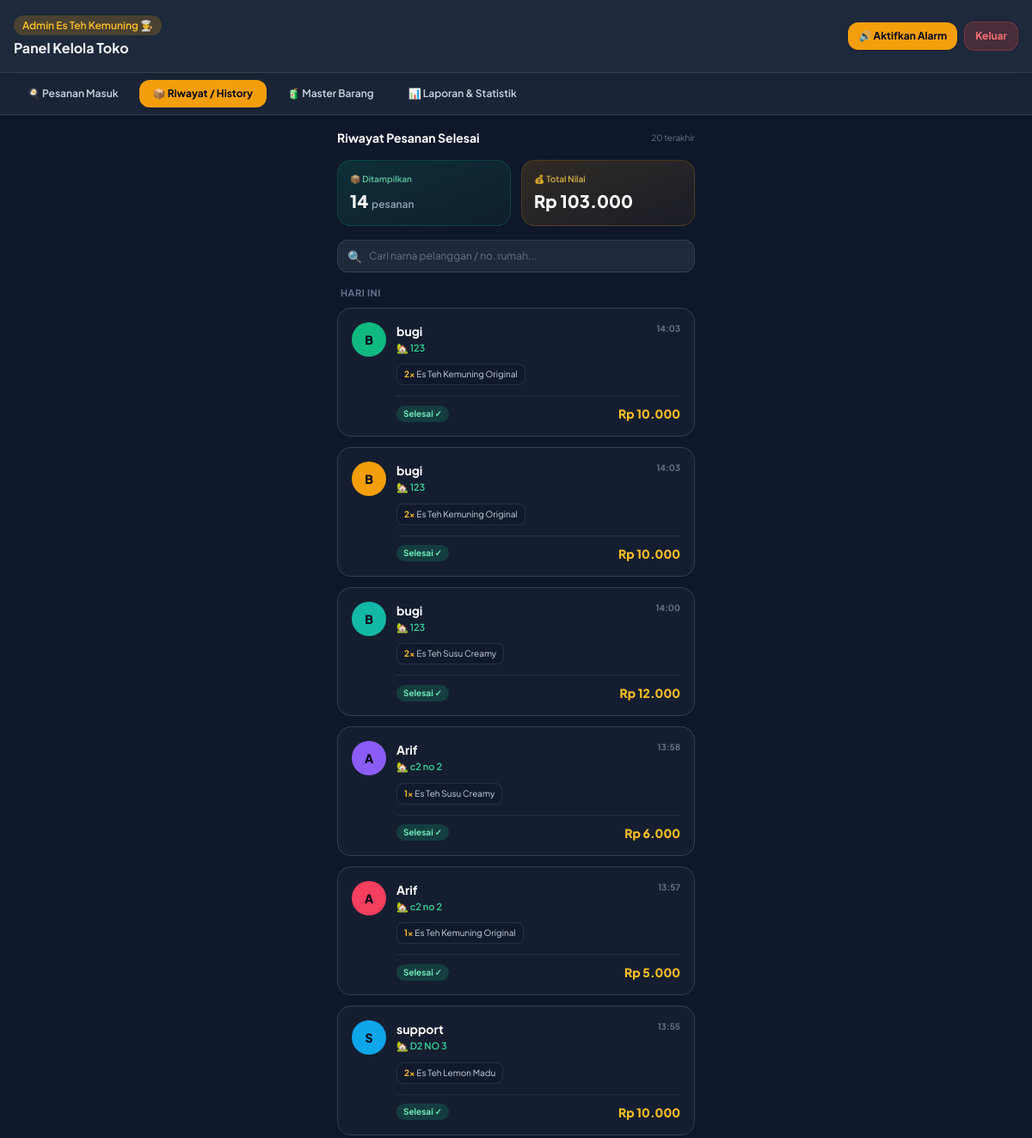
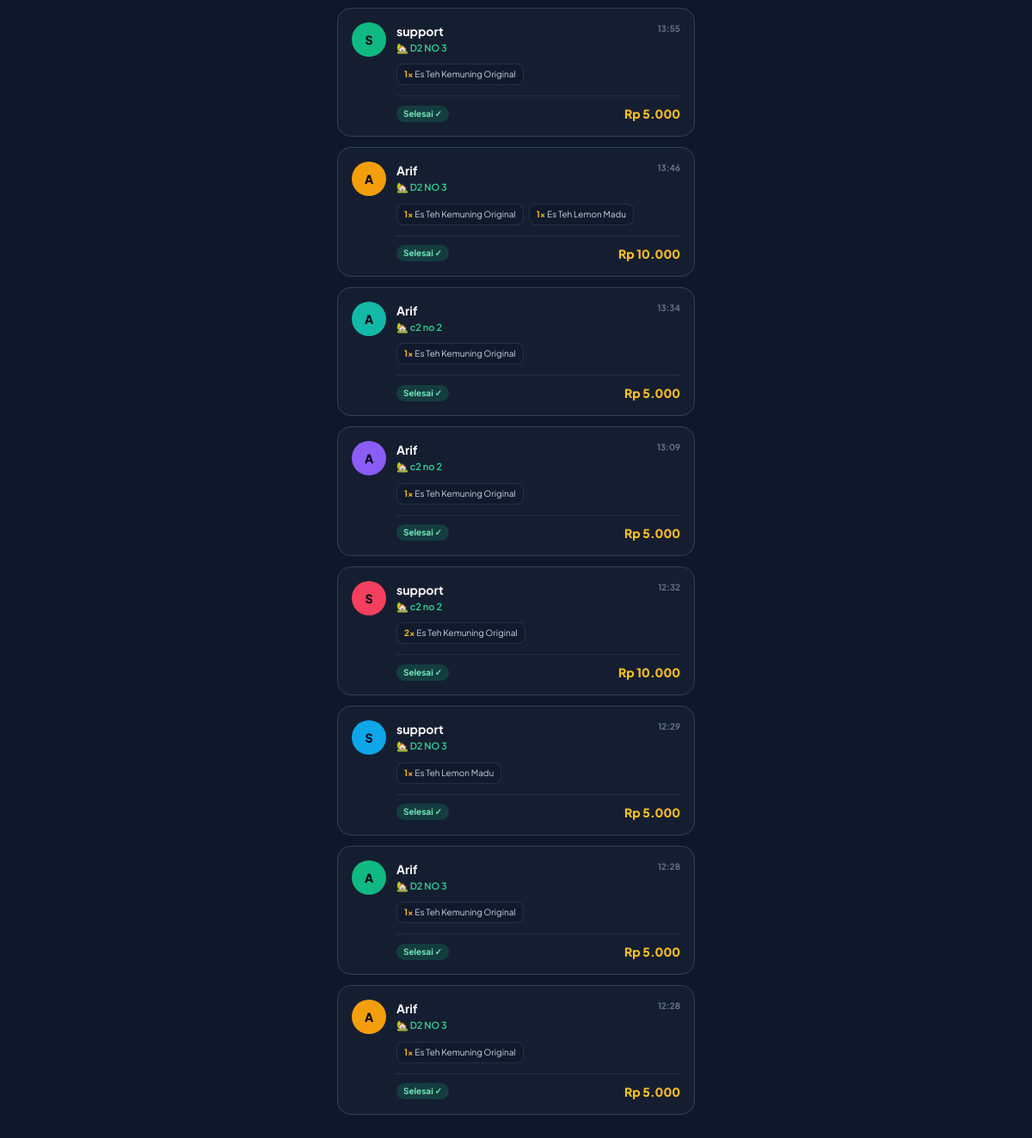
Page /admin.php?tab=history (signed in) on the earlier database version (2 pictures, top to bottom).
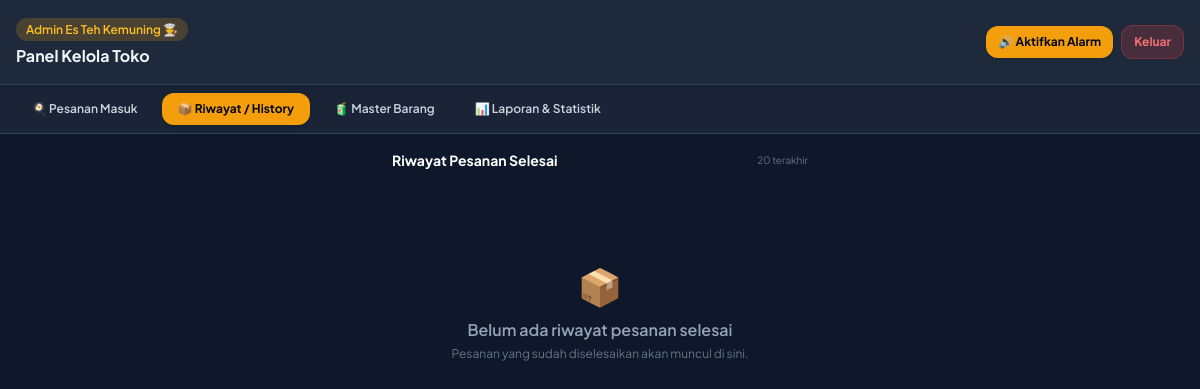
Same page on the later database version.
### tables this page shows
CREATE TABLE pesanan (
    id INTEGER PRIMARY KEY AUTOINCREMENT,
    nama_pembeli TEXT,
    no_rumah TEXT,
    no_hp TEXT,
    total INTEGER,
    status TEXT DEFAULT 'Pending',
    waktu DATETIME DEFAULT CURRENT_TIMESTAMP
, catatan TEXT);

CREATE TABLE detail_pesanan (
    id INTEGER PRIMARY KEY AUTOINCREMENT,
    pesanan_id INTEGER,
    nama_menu TEXT,
    jumlah INTEGER,
    subtotal INTEGER
);

### admin.php (the view, shortened to what this page needs)
<?php
function waktuTampil($waktuMentah) {
    $ts = strtotime($waktuMentah);
    return $ts + SELISIH_JAM_WAKTU;
}
include 'koneksi.php';
$tab = isset($_GET['tab']) ? $_GET['tab'] : 'pesanan';
?>
<!DOCTYPE html>
<html lang="id">
<head>
    <script src="https://cdn.tailwindcss.com"></script>
</head>
<body class="bg-slate-900 text-slate-100 pb-24">
    <header class="bg-slate-800 p-4 border-b border-slate-700 sticky top-0 z-20 flex justify-between items-center shadow-md">
        <div>
            <span class="text-xs bg-amber-500/20 text-amber-400 px-2.5 py-1 rounded-full font-semibold">Admin Es Teh Kemuning 👨‍🍳</span>
            <h1 class="text-base font-bold mt-1">Panel Kelola Toko</h1>
        </div>
        <div class="flex items-center gap-2">
            <button onclick="aktifkanAudio()" id="btn-audio" class="bg-amber-500 hover:bg-amber-600 text-slate-950 text-xs font-bold px-3 py-2 rounded-xl shadow transition animate-bounce cursor-pointer">
                🔊 Aktifkan Alarm
            </button>
            <a href="logout.php" onclick="sessionStorage.clear()" class="bg-red-500/20 text-red-400 border border-red-500/30 text-xs font-bold px-3 py-2 rounded-xl">Keluar</a>
        </div>
    </header>
    <nav class="bg-slate-800/80 backdrop-blur px-4 py-2 border-b border-slate-700 flex gap-2 overflow-x-auto text-xs font-semibold">
        <a href="admin.php?tab=pesanan" class="px-4 py-2 rounded-xl whitespace-nowrap transition <?= $tab=='pesanan' ? 'bg-amber-500 text-slate-950 font-bold shadow' : 'text-slate-300 hover:bg-slate-700' ?>">🍳 Pesanan Masuk</a>
        <a href="admin.php?tab=history" class="px-4 py-2 rounded-xl whitespace-nowrap transition <?= $tab=='history' ? 'bg-amber-500 text-slate-950 font-bold shadow' : 'text-slate-300 hover:bg-slate-700' ?>">📦 Riwayat / History</a>
        <a href="admin.php?tab=produk" class="px-4 py-2 rounded-xl whitespace-nowrap transition <?= $tab=='produk' ? 'bg-amber-500 text-slate-950 font-bold shadow' : 'text-slate-300 hover:bg-slate-700' ?>">🧃 Master Barang</a>
        <a href="admin.php?tab=laporan" class="px-4 py-2 rounded-xl whitespace-nowrap transition <?= $tab=='laporan' ? 'bg-amber-500 text-slate-950 font-bold shadow' : 'text-slate-300 hover:bg-slate-700' ?>">📊 Laporan & Statistik</a>
    </nav>
    <main class="p-4 max-w-md mx-auto">
        <?php if ($tab == 'pesanan'): ?>
            <div class="space-y-4" id="list-pesanan">
            </div>
        <?php elseif ($tab == 'history'): ?>
            <div class="space-y-4">
                <div class="flex items-center justify-between mb-1">
                    <h2 class="text-sm font-bold text-white">Riwayat Pesanan Selesai</h2>
                    <span class="text-[10px] text-slate-500">20 terakhir</span>
                </div>
                <?php
                $selesaiList = [];
                if (!isset($pdo) || !($pdo instanceof PDO)) {
                    echo '<div class="bg-red-500/10 border border-red-500/30 text-red-300 text-xs p-3 rounded-xl mb-3">Koneksi database ($pdo) tidak tersedia.</div>';
                } else {
                    try {
                        $stmt = $pdo->query("SELECT * FROM pesanan WHERE status IN ('Selesai', 'Diterima') ORDER BY id DESC LIMIT 20");
                        $selesaiList = $stmt->fetchAll(PDO::FETCH_ASSOC);
                    } catch (\Throwable $e) {
                        echo '<div class="bg-red-500/10 border border-red-500/30 text-red-300 text-xs p-3 rounded-xl mb-3">Gagal mengambil data riwayat: ' . htmlspecialchars($e->getMessage()) . '</div>';
                    }
                }
                function labelTanggalHistory($waktu) {
                    $ts = waktuTampil($waktu);
                    $tglData = date('Y-m-d', $ts);
                    if ($tglData === date('Y-m-d')) return 'Hari Ini';
                    $hari = ['Minggu', 'Senin', 'Selasa', 'Rabu', 'Kamis', 'Jumat', 'Sabtu'];
                    $bulan = ['', 'Jan', 'Feb', 'Mar', 'Apr', 'Mei', 'Jun', 'Jul', 'Agu', 'Sep', 'Okt', 'Nov', 'Des'];
                    return $hari[date('w', $ts)] . ', ' . date('j', $ts) . ' ' . $bulan[(int) date('n', $ts)] . ' ' . date('Y', $ts);
                }
                $warnaAvatar = ['bg-amber-500', 'bg-emerald-500', 'bg-sky-500', 'bg-rose-500', 'bg-violet-500', 'bg-teal-500'];
                if (empty($selesaiList)) {
                    echo '<div class="text-center py-20 text-slate-500"><p class="text-4xl mb-3">📦</p><p class="font-semibold text-slate-400">Belum ada riwayat pesanan selesai</p><p class="text-xs mt-1">Pesanan yang sudah diselesaikan akan muncul di sini.</p></div>';
                } else {
                    $grouped = [];
                    foreach ($selesaiList as $p) {
                        $grouped[labelTanggalHistory($p['waktu'] ?? null)][] = $p;
                    }
                    ?>
                    <div class="grid grid-cols-2 gap-3">
                        <div class="bg-gradient-to-br from-emerald-500/15 to-emerald-500/5 border border-emerald-500/20 p-3.5 rounded-2xl">
                            <p class="text-[10px] text-emerald-300/80 font-semibold">📦 Ditampilkan</p>
                            <p class="text-xl font-extrabold text-white mt-1"><?= count($selesaiList) ?> <span class="text-xs font-semibold text-slate-400">pesanan</span></p>
                        </div>
                        <div class="bg-gradient-to-br from-amber-500/15 to-amber-500/5 border border-amber-500/20 p-3.5 rounded-2xl">
                            <p class="text-[10px] text-amber-300/80 font-semibold">💰 Total Nilai</p>
                            <p class="text-xl font-extrabold text-white mt-1">Rp <?= number_format(array_sum(array_column($selesaiList, 'total')), 0, ',', '.') ?></p>
                        </div>
                    </div>
                    <div class="relative">
                        <span class="absolute left-3 top-1/2 -translate-y-1/2 text-slate-500 text-sm pointer-events-none">🔍</span>
                        <input type="text" id="cariHistory" oninput="filterHistory()" placeholder="Cari nama pelanggan / no. rumah..." class="w-full bg-slate-800 border border-slate-700 rounded-xl pl-9 pr-3 py-2.5 text-xs text-white placeholder-slate-500 focus:outline-none focus:border-amber-500 transition">
                    </div>
                    <div id="wadah-history" class="space-y-5">
                        <?php foreach ($grouped as $labelGrup => $itemGrup): ?>
                            <div data-grup>
                                <p class="text-[11px] font-bold text-slate-500 uppercase tracking-wider mb-2 px-1"><?= htmlspecialchars($labelGrup) ?></p>
                                <div class="space-y-3">
                                    <?php foreach ($itemGrup as $p):
                                        $details = [];
                                        try {
                                            $detailStmt = $pdo->prepare("SELECT * FROM detail_pesanan WHERE pesanan_id = ?");
                                            $detailStmt->execute([$p['id']]);
                                            $details = $detailStmt->fetchAll(PDO::FETCH_ASSOC);
                                        } catch (\Throwable $e) {}
                                        $inisial = strtoupper(substr(trim($p['nama_pembeli'] ?? '?'), 0, 1) ?: '?');
                                        $warna = $warnaAvatar[($p['id'] ?? 0) % count($warnaAvatar)];
                                        $namaCari = strtolower(($p['nama_pembeli'] ?? '') . ' ' . ($p['no_rumah'] ?? ''));
                                    ?>
                                    <div class="kartu-history border border-slate-700 bg-slate-800/40 hover:bg-slate-800/70 hover:border-slate-600 p-4 rounded-2xl transition-all" data-nama="<?= htmlspecialchars($namaCari) ?>">
                                        <div class="flex items-start gap-3">
                                            <div class="w-10 h-10 rounded-full <?= $warna ?> flex items-center justify-center font-extrabold text-slate-950 text-sm shrink-0">
                                                <?= htmlspecialchars($inisial) ?>
                                            </div>
                                            <div class="flex-1 min-w-0">
                                                <div class="flex justify-between items-start gap-2">
                                                    <div class="min-w-0">
                                                        <h3 class="font-bold text-sm text-white truncate"><?= htmlspecialchars($p['nama_pembeli'] ?? '-') ?></h3>
                                                        <p class="text-[11px] text-emerald-400 font-semibold mt-0.5 truncate">
                                                            🏡 <?= htmlspecialchars($p['no_rumah'] ?? '-') ?>
                                                        </p>
                                                    </div>
                                                    <span class="text-[10px] font-bold text-slate-500 shrink-0"><?= htmlspecialchars(date('H:i', waktuTampil($p['waktu'] ?? null))) ?></span>
                                                </div>
                                                <div class="flex flex-wrap gap-1.5 mt-2.5">
                                                    <?php foreach ($details as $d): ?>
                                                        <span class="bg-slate-900/60 border border-slate-700/60 text-[10px] text-slate-300 px-2 py-1 rounded-lg">
                                                            <span class="text-amber-400 font-bold"><?= $d['jumlah'] ?? 0 ?>×</span> <?= htmlspecialchars($d['nama_menu'] ?? '-') ?>
                                                        </span>
                                                    <?php endforeach; ?>
                                                </div>
                                                <div class="flex justify-between items-center mt-3 pt-2.5 border-t border-slate-700/50">
                                                    <span class="text-[10px] font-bold px-2 py-0.5 rounded-full bg-emerald-500/20 text-emerald-300">Selesai ✓</span>
                                                    <span class="text-sm font-extrabold text-amber-400">Rp <?= number_format($p['total'] ?? 0, 0, ',', '.') ?></span>
                                                </div>
                                            </div>
                                        </div>
                                    </div>
                                    <?php endforeach; ?>
                                </div>
                            </div>
                        <?php endforeach; ?>
                    </div>
                <?php } ?>
            </div>
        <?php endif; ?>
    </main>
</body>
</html>

### admin.php (style rules this page uses)
body { font-family: 'Plus Jakarta Sans', sans-serif; }

Differences in the rows shown:
removed pesanan: nama_pembeli "B", nama_pembeli "bugi", no_rumah "123", waktu "14:03", total "10.000"
removed detail_pesanan: jumlah "2", nama_menu "Es Teh Kemuning Original", shown under "B"
removed pesanan: nama_pembeli "B", nama_pembeli "bugi", no_rumah "123", waktu "14:03", total "10.000"
removed detail_pesanan: jumlah "2", nama_menu "Es Teh Kemuning Original", shown under "B"
removed pesanan: nama_pembeli "B", nama_pembeli "bugi", no_rumah "123", waktu "14:00", total "12.000"
removed detail_pesanan: jumlah "2", nama_menu "Es Teh Susu Creamy", shown under "B"
removed pesanan: nama_pembeli "A", nama_pembeli "Arif", no_rumah "c2 no 2", waktu "13:58", total "6.000"
removed detail_pesanan: jumlah "1", nama_menu "Es Teh Susu Creamy", shown under "A"
removed pesanan: nama_pembeli "A", nama_pembeli "Arif", no_rumah "c2 no 2", waktu "13:57", total "5.000"
removed detail_pesanan: jumlah "1", nama_menu "Es Teh Kemuning Original", shown under "A"
removed pesanan: nama_pembeli "S", nama_pembeli "support", no_rumah "D2 NO 3", waktu "13:55", total "10.000"
removed detail_pesanan: jumlah "2", nama_menu "Es Teh Lemon Madu", shown under "S"
removed pesanan: nama_pembeli "S", nama_pembeli "support", no_rumah "D2 NO 3", waktu "13:55", total "5.000"
removed detail_pesanan: jumlah "1", nama_menu "Es Teh Kemuning Original", shown under "S"
removed pesanan: nama_pembeli "A", nama_pembeli "Arif", no_rumah "D2 NO 3", waktu "13:46", total "10.000"
removed detail_pesanan: jumlah "1", nama_menu "Es Teh Kemuning Original", shown under "A"
removed detail_pesanan: jumlah "1", nama_menu "Es Teh Lemon Madu", shown under "A"
removed pesanan: nama_pembeli "A", nama_pembeli "Arif", no_rumah "c2 no 2", waktu "13:34", total "5.000"
removed detail_pesanan: jumlah "1", nama_menu "Es Teh Kemuning Original", shown under "A"
removed pesanan: nama_pembeli "A", nama_pembeli "Arif", no_rumah "c2 no 2", waktu "13:09", total "5.000"
removed detail_pesanan: jumlah "1", nama_menu "Es Teh Kemuning Original", shown under "A"
removed pesanan: nama_pembeli "S", nama_pembeli "support", no_rumah "c2 no 2", waktu "12:32", total "10.000"
removed detail_pesanan: jumlah "2", nama_menu "Es Teh Kemuning Original", shown under "S"
removed pesanan: nama_pembeli "S", nama_pembeli "support", no_rumah "D2 NO 3", waktu "12:29", total "5.000"
removed detail_pesanan: jumlah "1", nama_menu "Es Teh Lemon Madu", shown under "S"
removed pesanan: nama_pembeli "A", nama_pembeli "Arif", no_rumah "D2 NO 3", waktu "12:28", total "5.000"
removed detail_pesanan: jumlah "1", nama_menu "Es Teh Kemuning Original", shown under "A"
removed pesanan: nama_pembeli "A", nama_pembeli "Arif", no_rumah "D2 NO 3", waktu "12:28", total "5.000"
removed detail_pesanan: jumlah "1", nama_menu "Es Teh Kemuning Original", shown under "A"
Other differences:
count($selesaiList): "14" → (not shown)
array_sum(array_column($selesaiList, 'total')): "103.000" → (not shown)
text no longer shown: "📦 Ditampilkan pesanan 💰 Total Nilai Rp"
text now shown: "📦 Belum ada riwayat pesanan selesai Pesanan yang sudah diselesaikan akan muncul di sini."
list line gone: "HARI INI"
